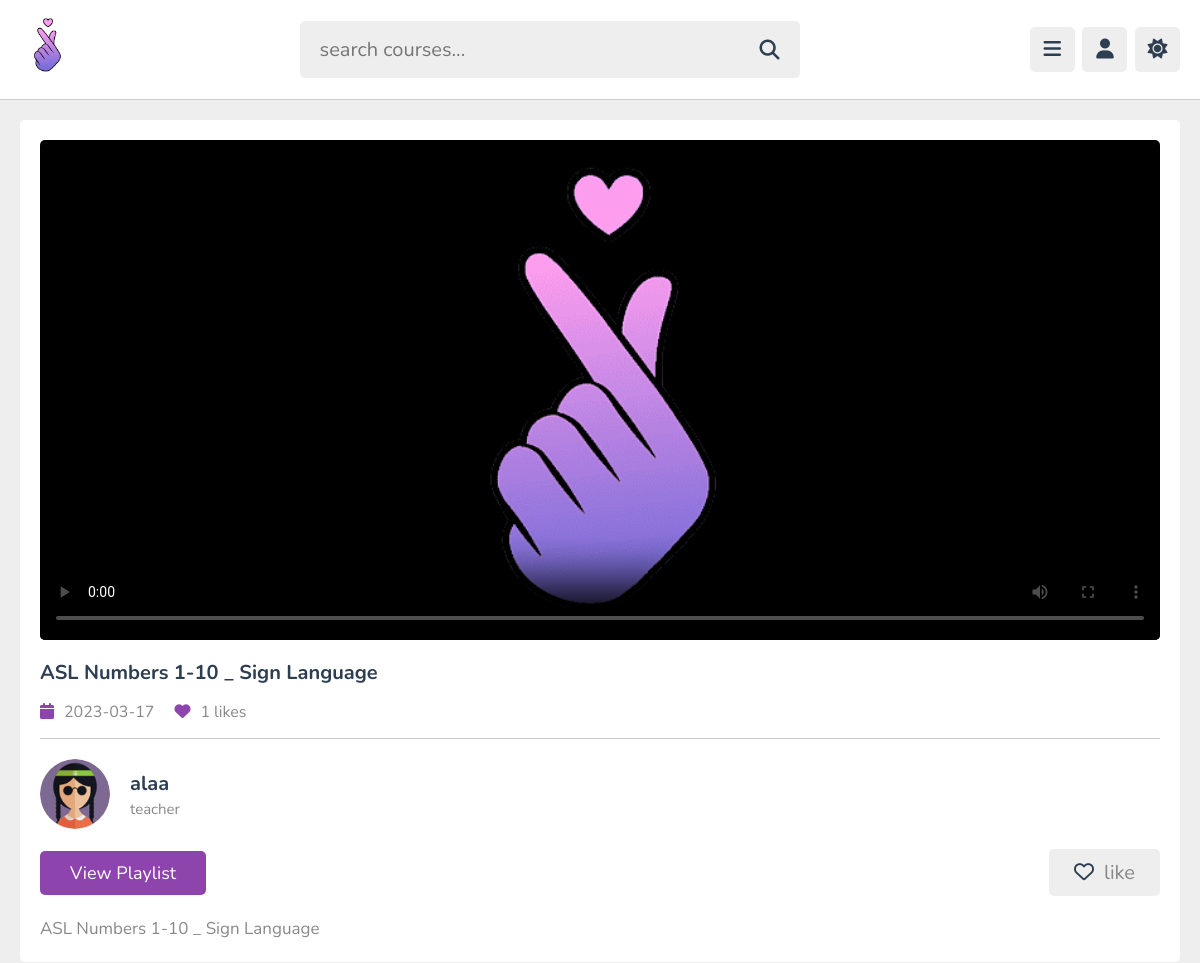
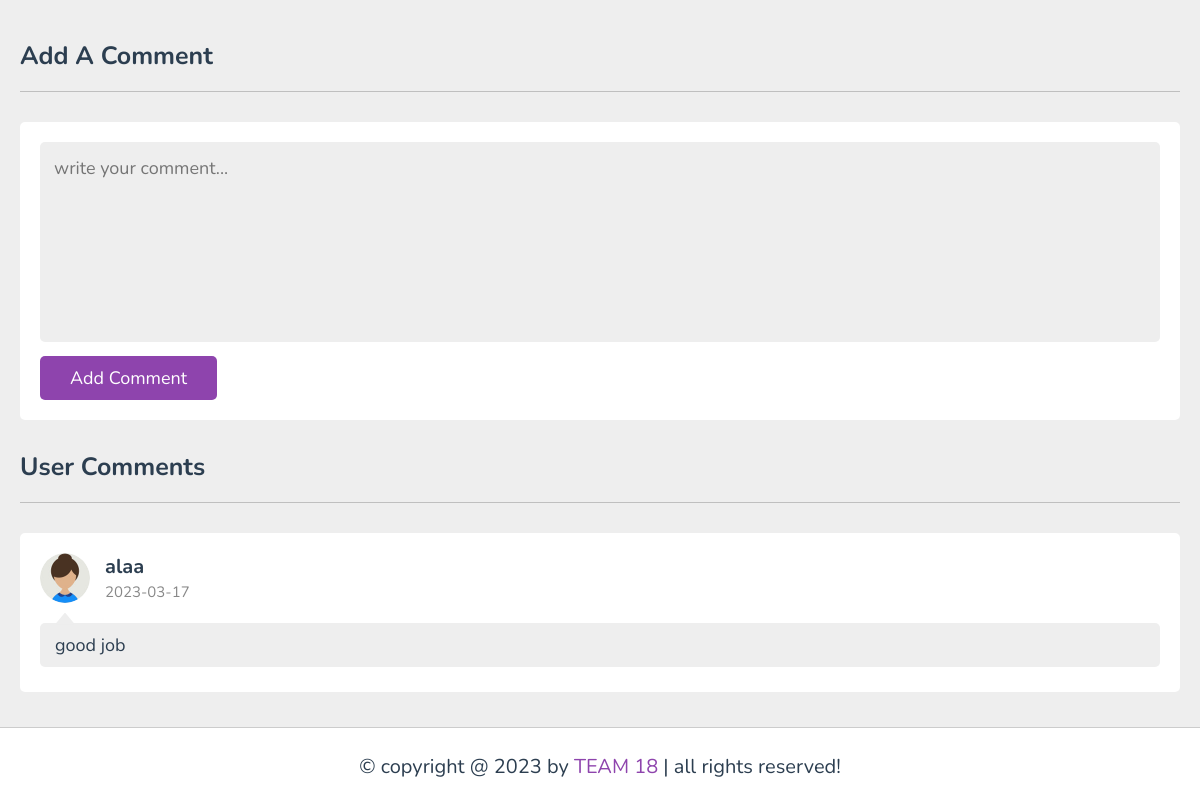
Page /watch_video.php?get_id=RLCb20UhmRvGZP0nW26a on the committed database (2 pictures, top to bottom).
### tables this page shows
CREATE TABLE `content` (
  `id` varchar(20) NOT NULL,
  `tutor_id` varchar(20) NOT NULL,
  `playlist_id` varchar(20) NOT NULL,
  `title` varchar(100) NOT NULL,
  `description` varchar(1000) NOT NULL,
  `video` varchar(100) NOT NULL,
  `thumb` varchar(100) NOT NULL,
  `date` date NOT NULL DEFAULT current_timestamp(),
  `status` varchar(20) NOT NULL DEFAULT 'deactive'
);

CREATE TABLE `tutors` (
  `id` varchar(20) NOT NULL,
  `name` varchar(50) NOT NULL,
  `profession` varchar(50) NOT NULL,
  `email` varchar(50) NOT NULL,
  `password` varchar(50) NOT NULL,
  `image` varchar(100) NOT NULL
);

CREATE TABLE `comments` (
  `id` varchar(20) NOT NULL,
  `content_id` varchar(20) NOT NULL,
  `user_id` varchar(20) NOT NULL,
  `tutor_id` varchar(20) NOT NULL,
  `comment` varchar(1000) NOT NULL,
  `date` date NOT NULL DEFAULT current_timestamp()
);

CREATE TABLE `users` (
  `id` varchar(20) NOT NULL,
  `name` varchar(50) NOT NULL,
  `email` varchar(50) NOT NULL,
  `password` varchar(50) NOT NULL,
  `image` varchar(100) NOT NULL
);

### watch_video.php (the view, shortened to what this page needs)
<?php
include 'components/connect.php';
if(isset($_COOKIE['user_id'])){
   $user_id = $_COOKIE['user_id'];
}else{
   $user_id = '';
}
if(isset($_GET['get_id'])){
   $get_id = $_GET['get_id'];
}else{
   $get_id = '';
   header('location:home.php');
}
?>
<!DOCTYPE html>
<html lang="en">
<head>
   <link rel="stylesheet" href="https://cdnjs.cloudflare.com/ajax/libs/font-awesome/6.2.0/css/all.min.css">
   <link rel="stylesheet" href="css/style.css">
</head>
<body>
<?php include 'components/user_header.php'; ?>
<section class="watch-video">
   <?php
      $select_content = $conn->prepare("SELECT * FROM `content` WHERE id = ? AND status = ?");
      $select_content->execute([$get_id, 'active']);
      if($select_content->rowCount() > 0){
         while($fetch_content = $select_content->fetch(PDO::FETCH_ASSOC)){
            $content_id = $fetch_content['id'];
            $select_likes = $conn->prepare("SELECT * FROM `likes` WHERE content_id = ?");
            $select_likes->execute([$content_id]);
            $total_likes = $select_likes->rowCount();
            $verify_likes = $conn->prepare("SELECT * FROM `likes` WHERE user_id = ? AND content_id = ?");
            $verify_likes->execute([$user_id, $content_id]);
            $select_tutor = $conn->prepare("SELECT * FROM `tutors` WHERE id = ? LIMIT 1");
            $select_tutor->execute([$fetch_content['tutor_id']]);
            $fetch_tutor = $select_tutor->fetch(PDO::FETCH_ASSOC);
   ?>
   <div class="video-details">
      <video src="uploaded_files/<?= $fetch_content['video']; ?>" class="video" poster="uploaded_files/<?= $fetch_content['thumb']; ?>" controls autoplay></video>
      <h3 class="title"><?= $fetch_content['title']; ?></h3>
      <div class="info">
         <p><i class="fas fa-calendar"></i><span><?= $fetch_content['date']; ?></span></p>
         <p><i class="fas fa-heart"></i><span><?= $total_likes; ?> likes</span></p>
      </div>
      <div class="tutor">
         <img src="uploaded_files/<?= $fetch_tutor['image']; ?>" alt="">
         <div>
            <h3><?= $fetch_tutor['name']; ?></h3>
            <span><?= $fetch_tutor['profession']; ?></span>
         </div>
      </div>
      <form action="" method="post" class="flex">
         <a href="playlist.php?get_id=<?= $fetch_content['playlist_id']; ?>" class="inline-btn">view playlist</a>
         <?php
            if($verify_likes->rowCount() > 0){
         ?>
         <button type="submit" name="like_content"><i class="fas fa-heart"></i><span>liked</span></button>
         <?php
         }else{
         ?>
         <button type="submit" name="like_content"><i class="far fa-heart"></i><span>like</span></button>
         <?php
            }
         ?>
      </form>
      <div class="description"><p><?= $fetch_content['description']; ?></p></div>
   </div>
   <?php
         }
      }else{
         echo '<p class="empty">no videos added yet!</p>';
      }
   ?>
</section>
<section class="comments">
   <h1 class="heading">add a comment</h1>
   <form action="" method="post" class="add-comment">
      <textarea name="comment_box" required placeholder="write your comment..." maxlength="1000" cols="30" rows="10"></textarea>
      <input type="submit" value="add comment" name="add_comment" class="inline-btn">
   </form>
   <h1 class="heading">user comments</h1>
   <div class="show-comments">
      <?php
         $select_comments = $conn->prepare("SELECT * FROM `comments` WHERE content_id = ?");
         $select_comments->execute([$get_id]);
         if($select_comments->rowCount() > 0){
            while($fetch_comment = $select_comments->fetch(PDO::FETCH_ASSOC)){
               $select_commentor = $conn->prepare("SELECT * FROM `users` WHERE id = ?");
               $select_commentor->execute([$fetch_comment['user_id']]);
               $fetch_commentor = $select_commentor->fetch(PDO::FETCH_ASSOC);
      ?>
      <div class="box" style="<?php if($fetch_comment['user_id'] == $user_id){echo 'order:-1;';} ?>">
         <div class="user">
            <img src="uploaded_files/<?= $fetch_commentor['image']; ?>" alt="">
            <div>
               <h3><?= $fetch_commentor['name']; ?></h3>
               <span><?= $fetch_comment['date']; ?></span>
            </div>
         </div>
         <p class="text"><?= $fetch_comment['comment']; ?></p>
      </div>
      <?php
       }
      }else{
         echo '<p class="empty">no comments added yet!</p>';
      }
      ?>
      </div>
</section>
<?php include 'components/footer.php'; ?>
</body>
</html>

### css/style.css (style rules this page uses)
:root { --main-color:#8e44ad; --red:#e74c3c; --oragen:#f39c12; --white:#fff; --black:#2c3e50; --light-color:#888; --light-bg:#eee; --border:.1rem solid rgba(0,0,0,.2); }
* { font-family: 'Nunito', sans-serif; margin: 0; padding: 0; box-sizing: border-box; outline: none; border: none; text-decoration: none; }
html { font-size: 62.5%; overflow-x: hidden; }
body { background-color: var(--light-bg); padding-left: 30rem; }
section { padding:2rem; max-width: 1200px; margin: 0 auto; }
.btn, .option-btn, .delete-btn, .inline-btn, .inline-option-btn, .inline-delete-btn { border-radius: .5rem; padding: 1rem 3rem; font-size: 1.8rem; color: #fff; margin-top: 1rem; text-transform: capitalize; cursor: pointer; text-align: center; }
.inline-btn, .inline-option-btn, .inline-delete-btn { display: inline-block; }
.btn, .inline-btn { background-color: var(--main-color); }
.heading { padding-bottom: 1.8rem; border-bottom: var(--border); font-size: 2.5rem; color: var(--black); text-transform: capitalize; margin-bottom: 3rem; }
.watch-video .video-details { background-color: var(--white); padding: 2rem; border-radius: .5rem; }
.watch-video .video-details .video { width: 100%; border-radius: .5rem; background: #000; height: 50rem; }
.watch-video .video-details .title { font-size: 2rem; color: var(--black); padding: 1.5rem 0; }
.watch-video .video-details .info { display: flex; gap: 2rem; padding-bottom: 1.5rem; border-bottom: var(--border); }
.watch-video .video-details .info p { font-size:1.6rem; }
.watch-video .video-details .info p i { margin-right: 1rem; color: var(--main-color); }
.watch-video .video-details .info p span { color: var(--light-color); }
.watch-video .video-details .tutor { padding: 2rem 0; display: flex; align-items: center; gap: 2rem; }
.watch-video .video-details .tutor img { height: 7rem; width: 7rem; border-radius: 50%; object-fit: cover; }
.watch-video .video-details .tutor h3 { font-size: 2rem; color: var(--black); margin-bottom: .2rem; }
.watch-video .video-details .tutor span { color: var(--light-color); font-size: 1.5rem; }
.watch-video .video-details .flex { display: flex; align-items: center; gap: 1.5rem; justify-content: space-between; }
.watch-video .video-details .flex a { margin-top: 0; }
.watch-video .video-details .flex button { background-color: var(--light-bg); cursor: pointer; padding: 1rem 2.5rem; font-size: 2rem; border-radius: .5rem; }
.watch-video .video-details .flex button i { color: var(--black); margin-right: 1rem; }
.watch-video .video-details .flex button span { color: var(--light-color); }
.watch-video .video-details .description { padding-top: 2rem; }
.watch-video .video-details .description p { line-height: 1.5; font-size: 1.7rem; color: var(--light-color); white-space: pre-line; }
.comments .add-comment { background-color: var(--white); border-radius: .5rem; margin-bottom: 3rem; padding: 2rem; }
.comments .add-comment textarea { border-radius: .5rem; padding: 1.4rem; width: 100%; height: 20rem; background-color: var(--light-bg); resize: none; font-size: 1.8rem; color: var(--black); }
.comments .show-comments { background-color: var(--white); border-radius: .5rem; padding: 2rem; display: grid; gap: 2.5rem; }
.comments .show-comments .user { display: flex; align-items: center; gap: 1.5rem; margin-bottom: 2rem; }
.comments .show-comments .user img { height: 5rem; width: 5rem; border-radius: 50%; object-fit: cover; }
.comments .show-comments .user h3 { font-size: 2rem; color: var(--black); margin-bottom: .2rem; }
.comments .show-comments .user span { color: var(--light-color); font-size: 1.5rem; }
.comments .show-comments .text { border-radius: .5rem; background-color: var(--light-bg); padding: 1rem 1.5rem; color: var(--black); margin: .5rem 0; position: relative; z-index: 0; white-space: pre-line; font-size: 1.8rem; }
.comments .show-comments .text::before { content: ''; position: absolute; top: -1rem; left: 1.5rem; height: 1.2rem; width: 2rem; background-color: var(--light-bg); clip-path: polygon(50% 0%, 0% 100%, 100% 100%); }
@media (max-width:1200px) { body { padding-left: 0; } }

### rows in the picture
content: title "ASL Numbers 1-10 _ Sign Language", date "2023-03-17", total_likes "1", tutor.image (picture), tutor.name "alaa", tutor.profession "teacher", description "ASL Numbers 1-10 _ Sign Language"
comments: user.image (picture), user.name "alaa", date "2023-03-17", comment "good job"
